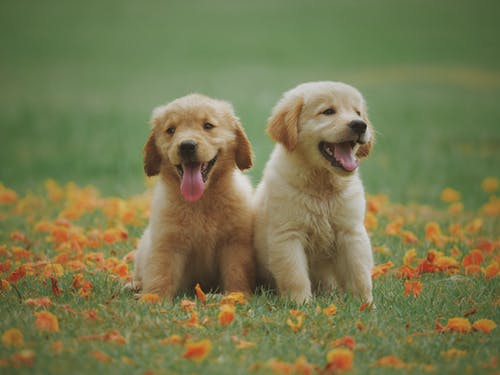
#> input picture dg6.jpeg, 500 x 375 px
$ jupyter execute 'comp_vision basic.ipynb'
#> lines starting #> are read from the running program, lines starting #| are printed output that depends on the picture
[cell 1]
import cv2
import matplotlib.pyplot as plt
import numpy as np

[cell 2]
img=cv2.imread('dg6.jpeg',cv2.IMREAD_GRAYSCALE) # =0
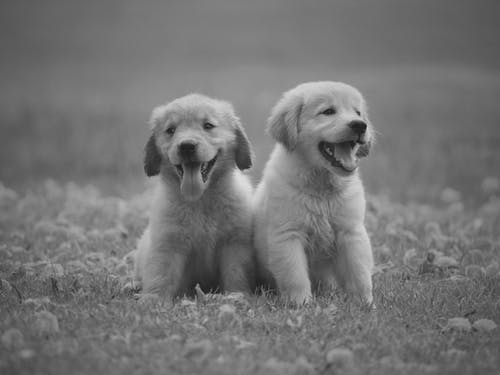
#> img: shape (375, 500); min 17, max 221, mean 116.2
#img1=cv2.imreade('dg.jpg',cv2.IMREAD_COLOR)   =1
#img2=cv2.imread('dg.jpg',cv2.IMREAD_UNCHANGED)  =-1

[cell 3]
cv2.imshow('image',img)  # to show image 'image ' is here window name
cv2.waitKey(0)   #wait till any key is pressed
cv2.destroyAllWindows()  # destroy the window when key is pressed

[cell 4]
# SHOW IMG USING MATPLOT LIB
plt.imshow(img,cmap='gray',interpolation='bicubic')
plt.plot([80,100],[50,250],'r',linewidth=6)  #THIS PLOT Y VS X GRAPH
plt.show()
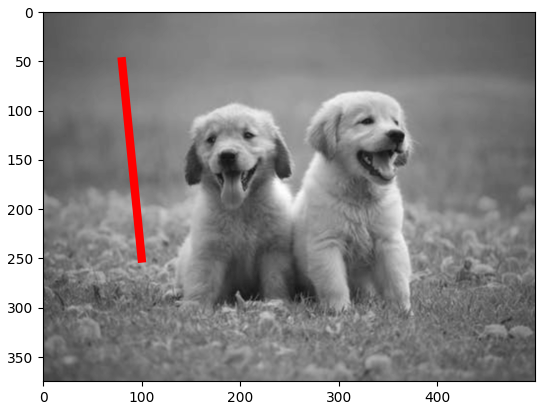
#> figure drawn by matplotlib, 1 panel

[cell 5]
# TO SAVE THE IMAGE
cv2.imwrite('ndg6.png',img)
#> Out = True

$ run again, with dg.jpg copied over dg6.jpeg
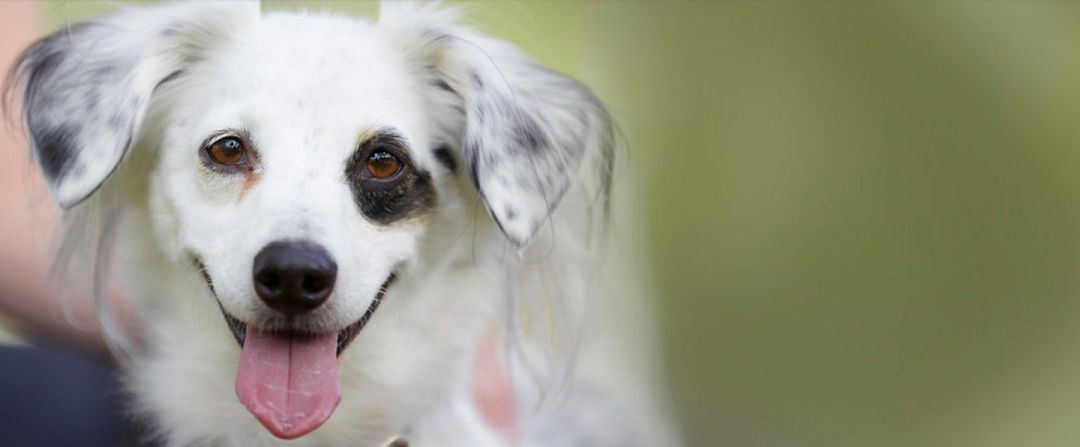
#> input picture dg.jpg, 1080 x 447 px
#> `img=cv2.imread('dg6.jpeg',cv2.IMREAD_GRAYSCALE)`:
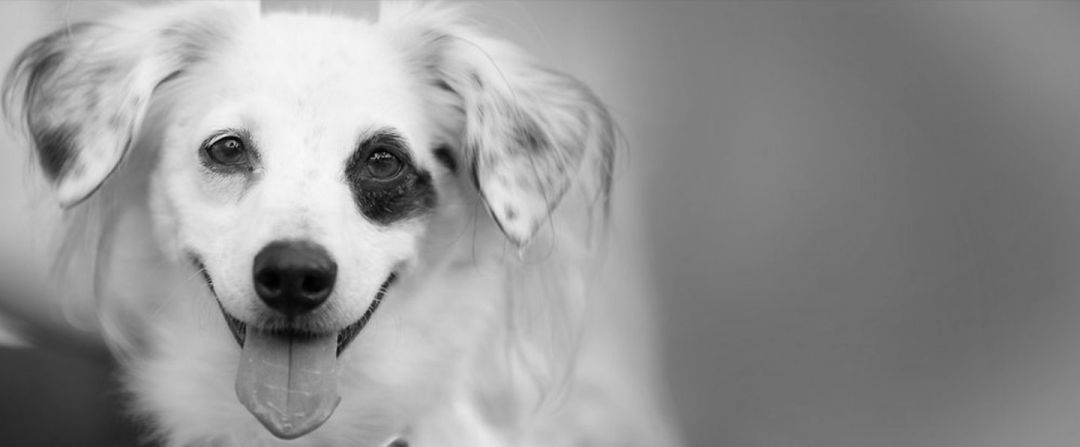
#> img: shape (447, 1080); min 0, max 248, mean 147.8
#> `plt.show()`:
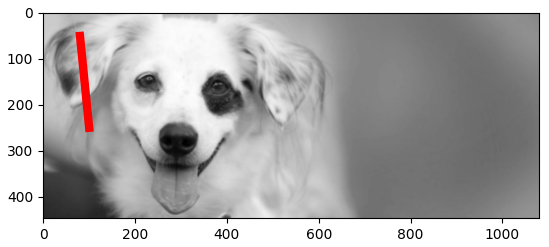
#> figure drawn by matplotlib, 1 panel
#> Out = True

$ run again, with dog.jpg copied over dg6.jpeg
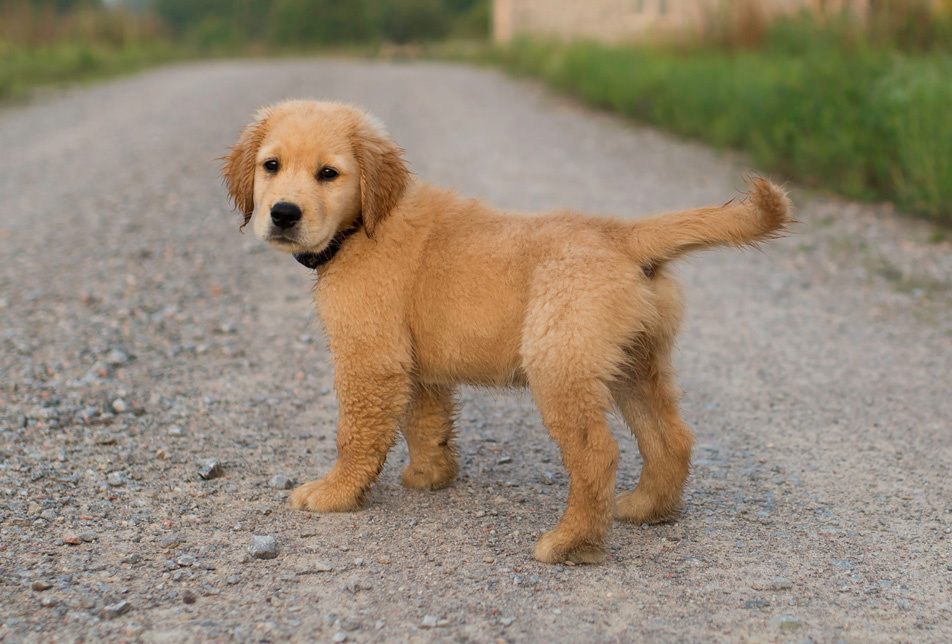
#> input picture dog.jpg, 952 x 644 px
#> `img=cv2.imread('dg6.jpeg',cv2.IMREAD_GRAYSCALE)`:
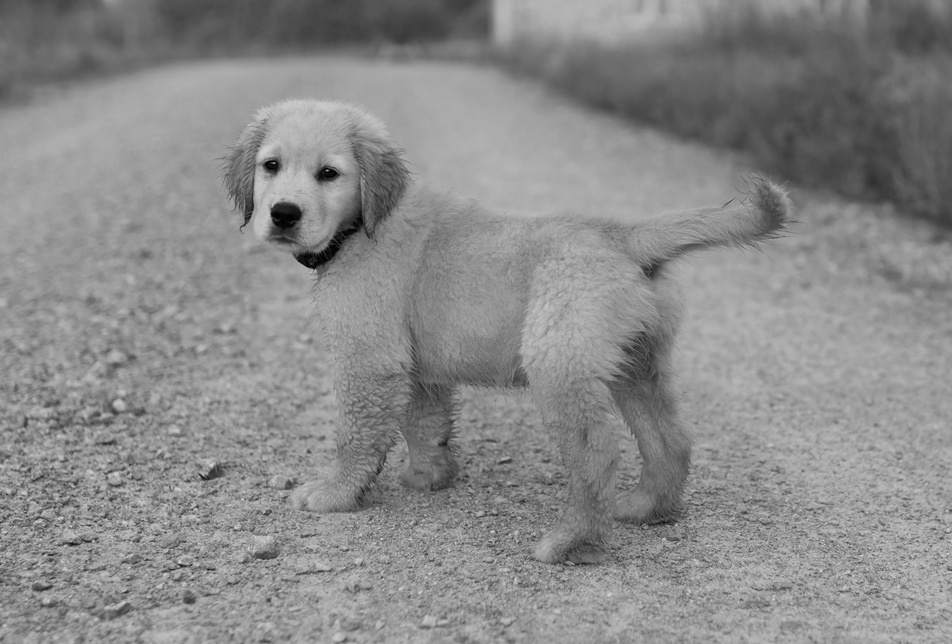
#> img: shape (644, 952); min 0, max 225, mean 137.7
#> `plt.show()`:
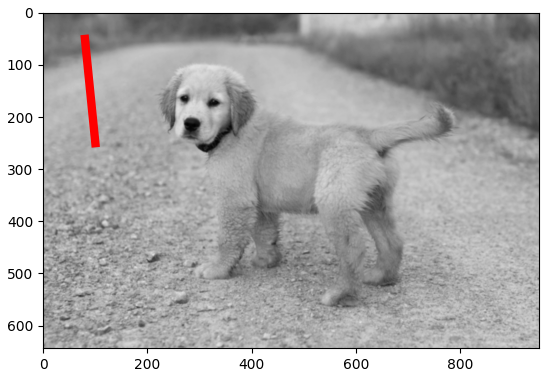
#> figure drawn by matplotlib, 1 panel
#> Out = True
